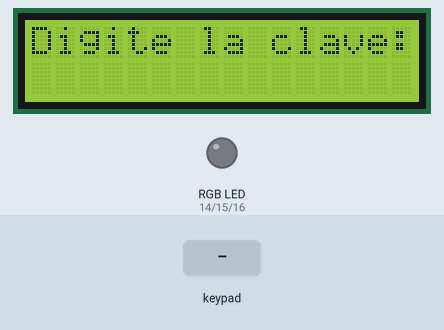
Simulated run of this sketch. Board: Arduino Mega 2560, built with avr-gcc and run on an emulated ATmega2560. Parts: 16×2 character LCD, an RGB LED mixed from three pins (HIGH = lit). Dashed ring = blinking. The inputs (shaded band) are chosen by the test bench.

Above: at 3.2 s.
3.3 s: keypad keys 5 4 3 2 # pressed 0.4 s apart
At 5.1 s:
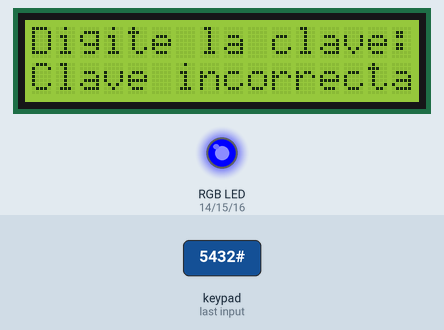
8.3 s: key '1' pressed
At 8.8 s:
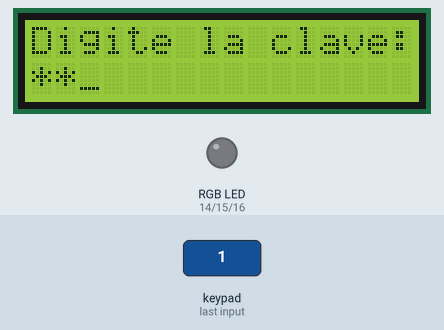
9.8 s: key '2' pressed
At 11.0 s:
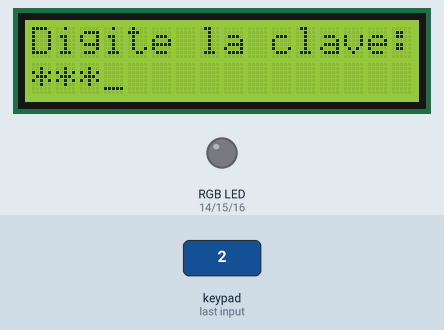
11.3 s: key '3' pressed
At 12.6 s:
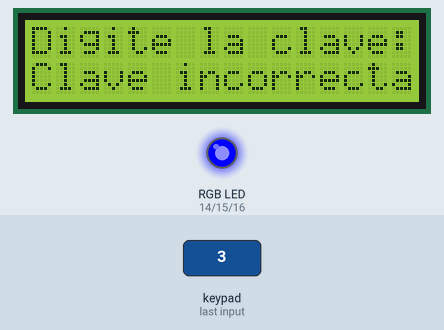
14.3 s: keypad keys 0 1 2 3 pressed 0.4 s apart
At 16.8 s:
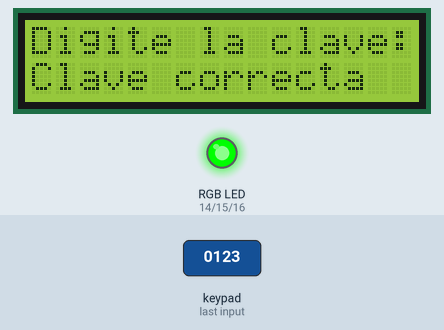
18.9 s: key '4' pressed
At 21.7 s:
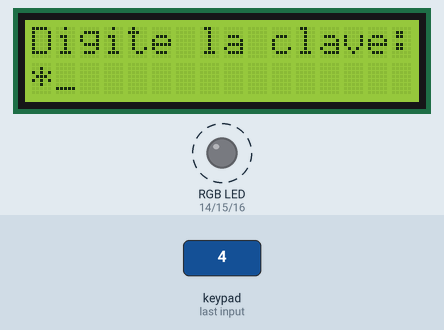
Timing chart, 0 to 22.9 s (numbered marks = the images above; inputs shaded):
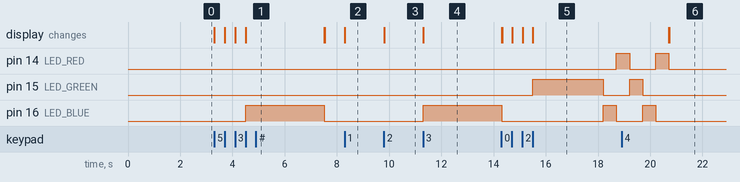

Measured:
- after the input at 3.3 s, pin 16 (LED_BLUE): LOW → HIGH after 1.2 s, → LOW 3.0 s later; the display: first changes at once (image 1 shows a later state)
- after the input at 8.3 s, the display: changes at once (image 2)
- after the input at 9.8 s, the display: changes at once (image 3)
- after the input at 11.3 s, pin 16 (LED_BLUE): LOW → HIGH at once; the display: changes at once (image 4)
- after the input at 14.3 s, pin 14 (LED_RED): LOW → HIGH after 4.4 s; pin 15 (LED_GREEN): LOW → HIGH after 1.2 s, → LOW 2.7 s later; the display: first differs from a run without the input at once (image 5 shows a later state)
- after the input at 18.9 s, the display: first differs from a run without the input after 1.8 s (image 6)

The sketch:

SecuritySystem.ino
```cpp
#include <Keypad.h>
#include <LiquidCrystal.h>
/*
  The circuit:
 * LCD RS pin to digital pin 12
 * LCD Enable pin to digital pin 11
 * LCD D4 pin to digital pin 31
 * LCD D5 pin to digital pin 32
 * LCD D6 pin to digital pin 33
 * LCD D7 pin to digital pin 34
 * LCD R/W pin to ground
 * LCD VSS pin to ground
 * LCD VCC pin to 5V
 * 10K resistor:
 * ends to +5V and ground
 * wiper to LCD VO pin (pin 3)
*/

#define LED_RED 14
#define LED_GREEN 15
#define LED_BLUE 16

const byte ROWS = 4; //four rows
const byte COLS = 3; //three columns
char keys[ROWS][COLS] = {
  {'1','2','3'},
  {'4','5','6'},
  {'7','8','9'},
  {'*','0','#'}
};
byte rowPins[ROWS] = {5, 4, 3, 2}; //connect to the row pinouts of the keypad
byte colPins[COLS] = {8, 7, 6}; //connect to the column pinouts of the keypad
char pin[4] ="0123";
char pinIngresado[4];

Keypad keypad = Keypad( makeKeymap(keys), rowPins, colPins, ROWS, COLS );
const int rs = 12, en = 11, d4 = 31, d5 = 32, d6 = 33, d7 = 34;
LiquidCrystal lcd(rs, en, d4, d5, d6, d7);
int contador = 0;
int numeroIntentos = 0;

void setup()
{
  lcd.begin(16, 2);
  lcd.setCursor(0, 0);
  lcd.print("Digite la clave:");
  delay(2000);
  pinMode(LED_RED,OUTPUT);
  pinMode(LED_BLUE,OUTPUT);
  pinMode(LED_GREEN,OUTPUT);
}

void loop()
{
  char key = keypad.getKey();
  pinIngresado[contador] = key;
  if (key)
  {
    lcd.setCursor(contador++, 1);
    lcd.println("*_               ");
  }
  if(contador == 4)
  {
    contador = 0;
    if(comprobarPin()==1)
    {
      //Si es correcto el pin, led verde
      LED_RGB(0,255,0);
      mostrarEnDisplay("Clave correcta");
      delay(2000);
      LED_RGB(0,255,0);
      delay(700);
      LED_RGB(0,0,255);
      delay(500);
      LED_RGB(255,0,0);
      delay(500);
      LED_RGB(0,255,0);
      delay(500);
      LED_RGB(0,0,255);
      delay(500);
      LED_RGB(255,0,0);
      delay(500);
      LED_RGB(0,0,0);
      mostrarEnDisplay("                ");
   }
   else
   {
    //Si es incorrecto el pin, led azúl
    LED_RGB(0,0,255);
    mostrarEnDisplay("Clave incorrecta");
    delay(3000);
    mostrarEnDisplay("                ");
    LED_RGB(0,0,0);
    numeroIntentos++;
   }
 }
  if(numeroIntentos == 3)
  {
      //Bloquar sistema por 5s
      LED_RGB(255,0,0);
      mostrarEnDisplay("SISTEMA BLOQUEADO");
      delay(5000);
      numeroIntentos = 0;
      mostrarEnDisplay("                ");
      LED_RGB(0,0,0);
  }
}

void mostrarEnDisplay(String texto)
{
  lcd.setCursor(0, 1);
  lcd.print(texto);
}

int comprobarPin()
{
  int cont = 0;
  for(int i = 0; i < 4; i++)
  {
     if(pinIngresado[i] == pin[i])
        cont++;
  }
  if(cont == 4)
  {
    return 1;
  }
   return 0;
}

void LED_RGB(int R,int G,int B)
{
  analogWrite(LED_RED, R);
  analogWrite(LED_GREEN, G);
  analogWrite(LED_BLUE, B);
}
```
